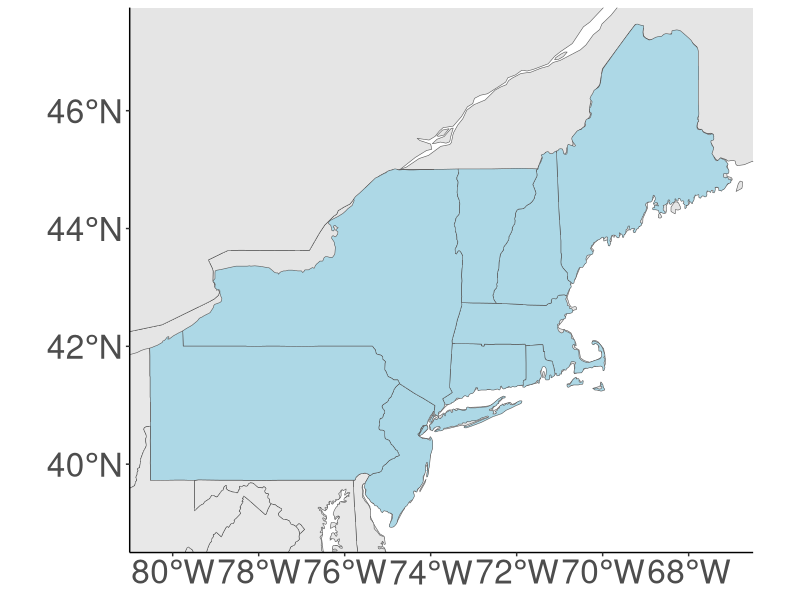

Write the R code that produced this figure.
library("maps")
library(sf)
library(ggplot2)
library(rnaturalearth)

world = ne_countries(scale = "medium", returnclass = "sf")
states = st_as_sf(map("state", plot = FALSE, fill = TRUE))

selected.states = c("massachusetts", "new hampshire", "vermont", "new york", "rhode island",
                    "connecticut", "new jersey", "maine", "pennsylvania")

states$group = "gray91"
states[states$ID %in% selected.states,]$group = "lightblue"

ggplot(data = world) +
  theme_classic() +
  geom_sf() +
  geom_sf(data = states, fill = states$group) + 
  coord_sf(xlim = c(-81, -66.5), ylim = c(38.5, 47.75), expand = FALSE) +
  theme(axis.text=element_text(size=24))
